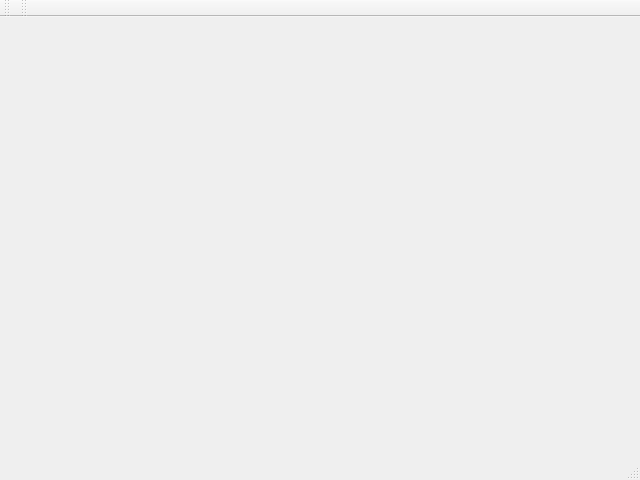
<?xml version="1.0" encoding="UTF-8"?>
<ui version="4.0">
 <class>MainWindow</class>
 <widget class="QMainWindow" name="MainWindow">
  <property name="geometry">
   <rect>
    <x>0</x>
    <y>0</y>
    <width>640</width>
    <height>480</height>
   </rect>
  </property>
  <property name="windowTitle">
   <string>MainWindow</string>
  </property>
  <widget class="QWidget" name="centralwidget"/>
  <widget class="QMenuBar" name="menubar">
   <property name="geometry">
    <rect>
     <x>0</x>
     <y>0</y>
     <width>640</width>
     <height>22</height>
    </rect>
   </property>
  </widget>
  <widget class="QStatusBar" name="statusbar"/>
  <widget class="QToolBar" name="toolBar">
   <property name="windowTitle">
    <string>toolBar</string>
   </property>
   <attribute name="toolBarArea">
    <enum>TopToolBarArea</enum>
   </attribute>
   <attribute name="toolBarBreak">
    <bool>false</bool>
   </attribute>
  </widget>
  <widget class="QToolBar" name="toolBar_2">
   <property name="windowTitle">
    <string>toolBar_2</string>
   </property>
   <attribute name="toolBarArea">
    <enum>TopToolBarArea</enum>
   </attribute>
   <attribute name="toolBarBreak">
    <bool>false</bool>
   </attribute>
  </widget>
 </widget>
 <resources/>
 <connections/>
</ui>
